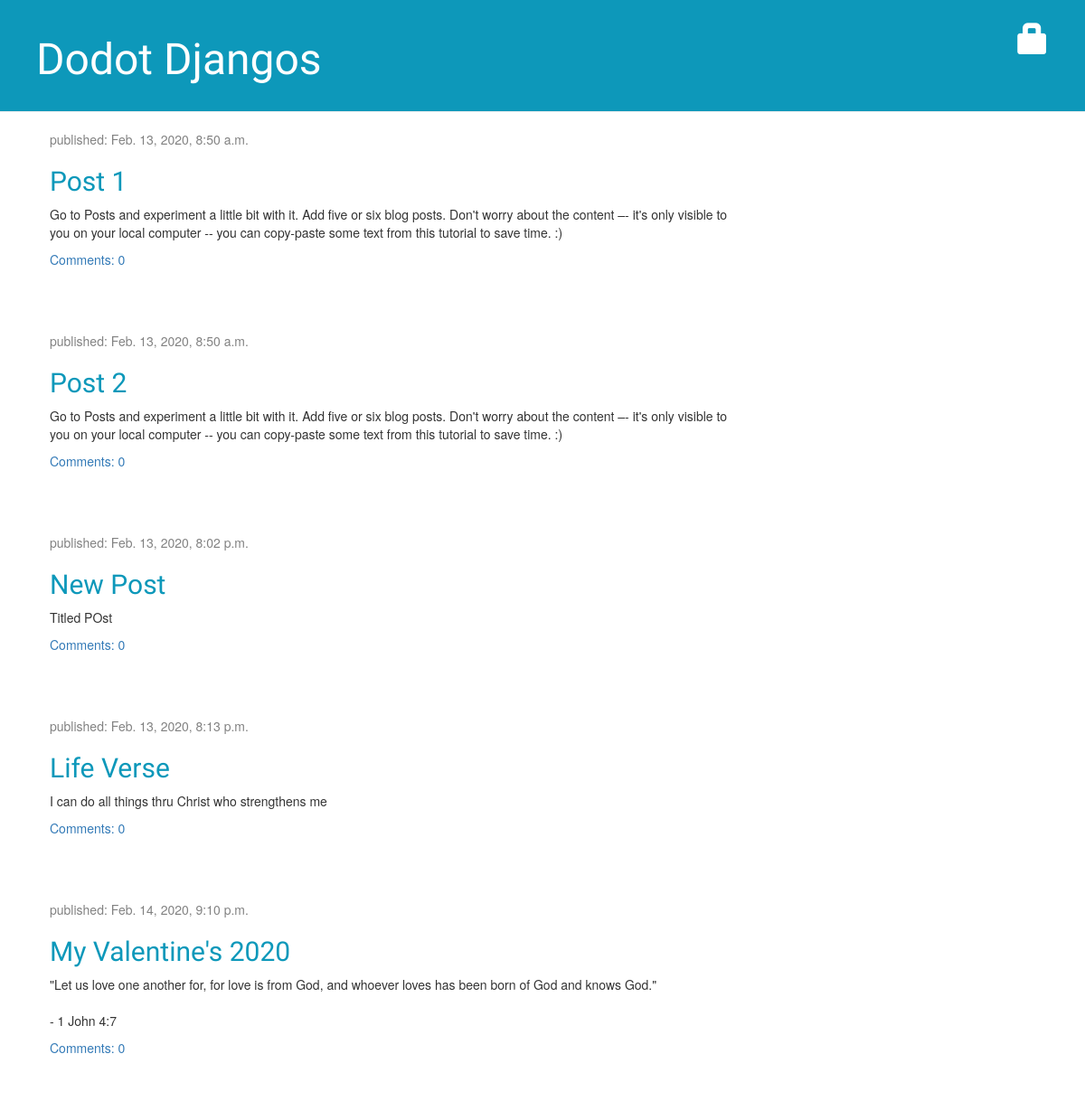
The app's page /, older data.
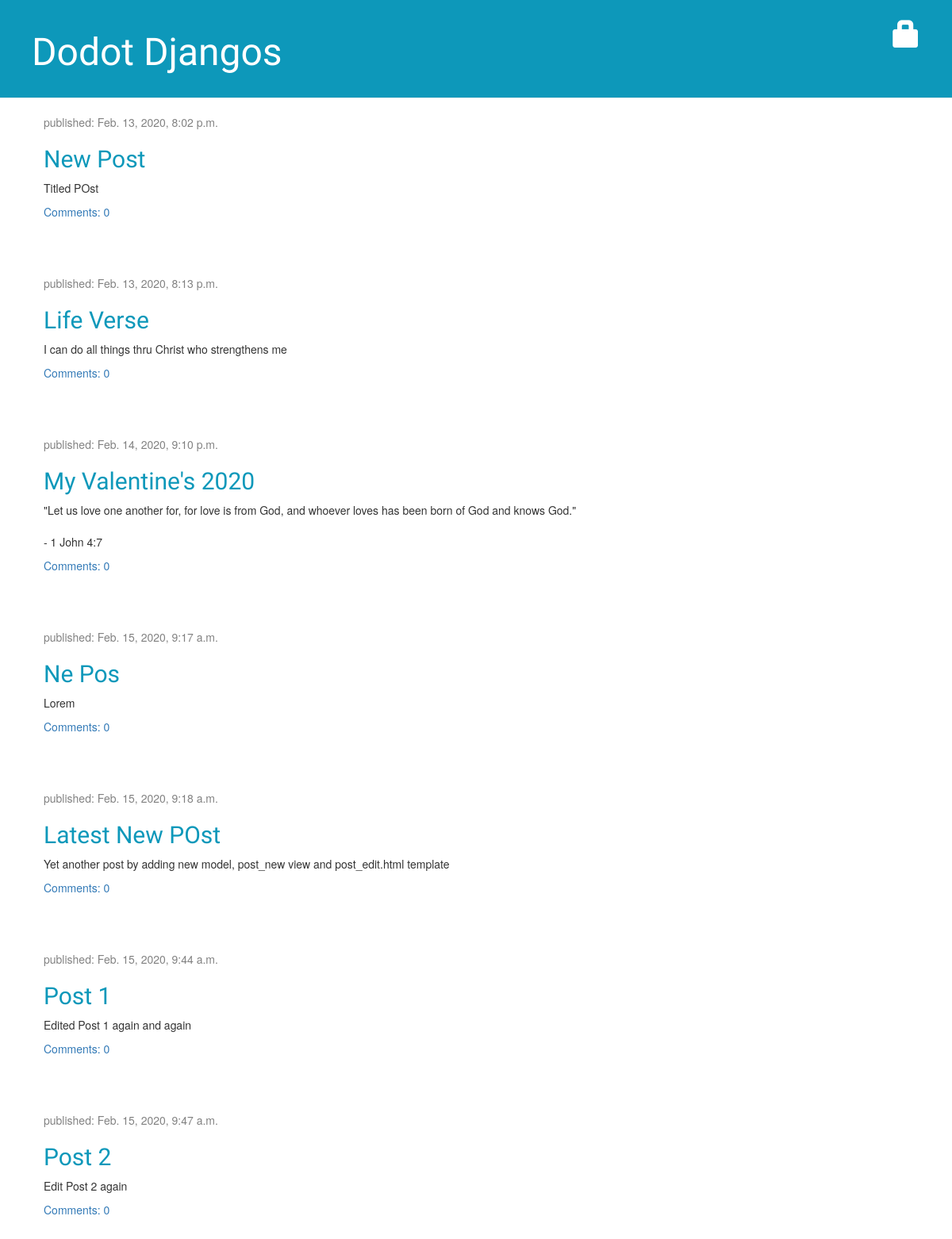
The same page, newer data.
### blog/models.py (models this page shows, shortened)
class Post(models.Model):
    author = models.ForeignKey(settings.AUTH_USER_MODEL, on_delete=models.CASCADE)
    title = models.CharField(max_length=200)
    text = models.TextField()
    created_date = models.DateTimeField(default=timezone.now)
    published_date = models.DateTimeField(blank=True, null=True)

### blog/views.py (the view)
# urls.py: path('', views.post_list, name='post_list'),
def post_list(request):
    posts = Post.objects.filter(published_date__lte=timezone.now()).order_by('published_date')
    return render(request, 'blog/post_list.html', {'posts': posts})

### blog/templates/blog/post_list.html (shortened to what this page needs)
{% extends 'blog/base.html' %}
{% load static %}
    {% block content %}
                {% for post in posts %}
                    <div class="post">
                        <div class="date">
                            <p>published: {{ post.published_date }}</p>
                        </div>
                        <h2><a href="{% url 'post_detail' pk=post.pk %}">{{ post.title }}</a></h2>
                        <p>{{ post.text|linebreaksbr }}</p>
                        <a href="{% url 'post_detail' pk=post.pk %}">Comments: {{ post.comments.count}}</a>
                    </div>
                {% endfor %}
    {% endblock %}

### blog/templates/blog/base.html (shortened to what this page needs)
{% load static %}
<!DOCTYPE html>
<html lang="en">
<head>
    <link rel="stylesheet" href="//maxcdn.bootstrapcdn.com/bootstrap/3.2.0/css/bootstrap.min.css">
    <link rel="stylesheet" href="//maxcdn.bootstrapcdn.com/bootstrap/3.2.0/css/bootstrap-theme.min.css">
    <link rel="stylesheet" href="{% static 'css/blog.css' %}">
</head>
<body>
    <div class="page-header">
        {% if user.is_authenticated %}
            <a href="{% url 'post_new' %}" class="top-menu"><span class="glyphicon glyphicon-plus"></span></a>
            <a href="{% url 'post_draft_list' %}" class="top-menu"><span class="glyphicon glyphicon-edit"></span></a>
            <p class="top-menu">Hello {{ user.username }} <small>(<a href="{% url 'logout' %}" class="logout-link">Log out</a>)</small></p>
        {% else %}
            <a href="{% url 'login' %}" class="top-menu"><span class="glyphicon glyphicon-lock"></span></a>
        {% endif %}
        <h1><a href="/">Dodot Djangos</a></h1>
    </div>
    <div class="content container">
        <div class="row">
            <div class="col-md-8">
               {% block content %}
                {% endblock %}
            </div>
        </div>
    </div>
</body>
</html>

### blog/static/css/blog.css (style rules this page uses)
.page-header, .page-footer { background-color:#0d98ba; margin-top:0; padding: 20px 20px 20px 40px; }
.page-header h1, .page-header h1 a, .page-header h1 a:visited, .page-header h1 a:active, .page-footer h1, .page-footer h1 a, .page-footer h1 a:visited, .page-footer h1 a:active { color:#FFF; font-size:36pt; text-decoration:none; }
.content { margin-left:40px; }
h1, h2, h3, h4 { font-family: 'Lobster', cursive; }
.date { color: #828282; }
.top-menu, .top-menu:hover, .top-menu:visited { color:#FFF; float:right; font-size:26pt; margin-right:20px; }
.post { margin-bottom: 70px; }
.post h2, .post h2 a, .post h2 a:visited { color:#0d98ba; }

Row changes from the older to the newer data that the page shows:
added Post: published_date "Feb. 15, 2020, 9:17 a.m.", title "Ne Pos", text "Lorem", comments.count "0"
added Post: published_date "Feb. 15, 2020, 9:18 a.m.", title "Latest New POst", text "Yet another post by adding new model, post_new view and post_edit.html template", comments.count "0"
changed Post "Post 1": published_date "Feb. 13, 2020, 8:50 a.m." → "Feb. 15, 2020, 9:44 a.m."; text "Go to Posts and experiment a little bit with it. Add five or six blog posts. Don't worry about the content –- it's only visible to you on your local computer -- you can copy-paste some text from this tutorial to save time. :)" → "Edited Post 1 again and again"; moves down the list
changed Post "Post 2": published_date "Feb. 13, 2020, 8:50 a.m." → "Feb. 15, 2020, 9:47 a.m."; text "Go to Posts and experiment a little bit with it. Add five or six blog posts. Don't worry about the content –- it's only visible to you on your local computer -- you can copy-paste some text from this tutorial to save time. :)" → "Edit Post 2 again"; moves down the list
